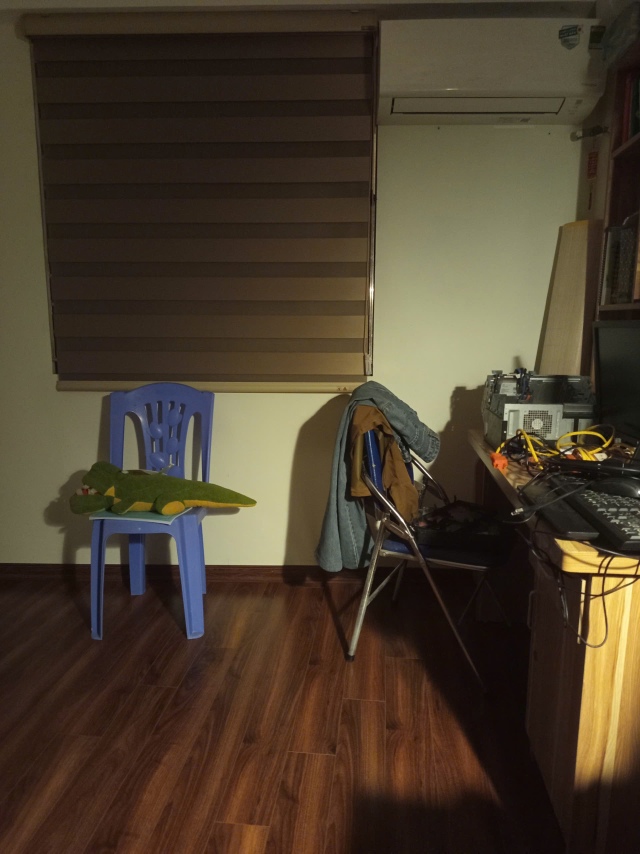
#> input picture SourceCode/TempDatas/so1.jpg, 1920 x 2560 px (shown at 1/3 size)
$ python -i stitcher_manual.py   (imports and definitions only)
#> lines starting #> are read from the running program, lines starting #| are printed output that depends on the picture
### SourceCode/ImageVisualizer.py
import matplotlib.pyplot as plt
import numpy as np
import io
from PIL import Image

class ImageVisualizer:

    def __init__(self, figsize=(10, 10)):
        self.figsize = figsize

    # [447 lines left out: functions draw_keypoints, draw_matches_manual, draw_keypoint_and_matches_unified, draw_matches_after_ransac, draw_test_match, draw_paired_keypoints and 1 more, not called in this run]

viz = ImageVisualizer()

### SourceCode/stitcher_manual.py
import numpy as np
import math
from PIL import Image
from scipy import ndimage
from scipy.spatial.distance import cdist
from ImageVisualizer import viz

class PanoramaStitcher:
    def __init__(self):
        self.process_width = 600
        self.sift_sigma = 1.6
        self.ratio_test = 0.75

    # --- UTILS ---
    # [18 lines left out: functions load_image, save_image, resize_image, not called in this run]

    def to_gray(self, img):
        """ RGB to Grayscale manually (luminosity formula) """
        return np.dot(img[...,:3], [0.2989, 0.5870, 0.1140])

    # --- MANUAL SIFT IMPLEMENTATION (Simplified) ---
    def compute_sift(self, img_gray):
        """
        A simplified SIFT:
        1. Difference of Gaussians (DoG) for keypoints
        2. Gradient Histograms for descriptors
        """
        # 1. DoG Detector
        s = 1.6
        k = 2 ** 0.5
        # Blur images
        g1 = ndimage.gaussian_filter(img_gray, s)
        g2 = ndimage.gaussian_filter(img_gray, s * k)
        g3 = ndimage.gaussian_filter(img_gray, s * k * k)

        # Difference
        dog1 = g2 - g1
        dog2 = g3 - g2

        # Find local extrema (peaks in 3x3 region) using max filter
        local_max = ndimage.maximum_filter(dog1, size=3) == dog1
        threshold = 0.03 * (dog1.max() - dog1.min())
        keypoints = np.argwhere(local_max & (np.abs(dog1) > threshold))

        # Limit keypoints for speed (Top 500 strongest)
        if len(keypoints) > 500:
            strengths = dog1[keypoints[:,0], keypoints[:,1]]
            indices = np.argsort(strengths)[-500:]
            keypoints = keypoints[indices]

        # 2. Descriptors (Simplified 128-dim vector)
        # Calculate gradients
        hy, hx = np.gradient(g1)
        magnitude = np.sqrt(hx**2 + hy**2)
        orientation = np.arctan2(hy, hx) * (180 / np.pi) % 360

        descriptors = []
        final_kps = []

        # Create 4x4 grid descriptors
        # We extract a 16x16 patch around keypoint, divide into 4x4 cells
        bin_size = 8
        for kp in keypoints:
            y, x = kp
            # Boundary check
            if y < 8 or y > img_gray.shape[0]-9 or x < 8 or x > img_gray.shape[1]-9:
                continue

            patch_mag = magnitude[y-8:y+8, x-8:x+8]
            patch_ori = orientation[y-8:y+8, x-8:x+8]

            vector = []
            # 4x4 grid cells (each cell is 4x4 pixels)
            for i in range(0, 16, 4):
                for j in range(0, 16, 4):
                    cell_mag = patch_mag[i:i+4, j:j+4]
                    cell_ori = patch_ori[i:i+4, j:j+4]

                    # 8-bin histogram for this cell
                    hist, _ = np.histogram(cell_ori, bins=8, range=(0, 360), weights=cell_mag)
                    vector.extend(hist)

            # Normalize vector (L2 norm) to handle illumination changes
            vector = np.array(vector)
            norm = np.linalg.norm(vector)
            if norm > 0: vector /= norm

            descriptors.append(vector)
            final_kps.append([x, y]) # Store as X, Y

        return np.array(final_kps), np.array(descriptors)


    # --- MANUAL MATCHING ---
    # [249 lines left out: functions match_features, find_homography_ransac, warp_perspective_manual, crop_borders, stitch_pair, stitch, not called in this run]

>>> import cv2
>>> picture = cv2.imread('TempDatas/so1.jpg', cv2.IMREAD_GRAYSCALE)
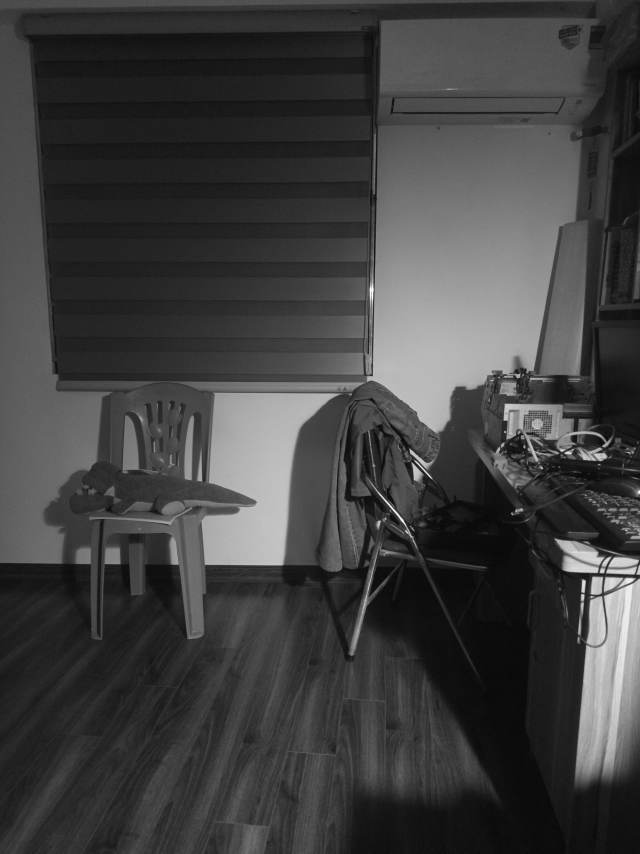
#> picture: shape (2560, 1920) (shown at 1/3 size); min 4, max 255, mean 64.2
>>> result = PanoramaStitcher().compute_sift(picture)
#> in compute_sift, `dog1 = g2 - g1`:
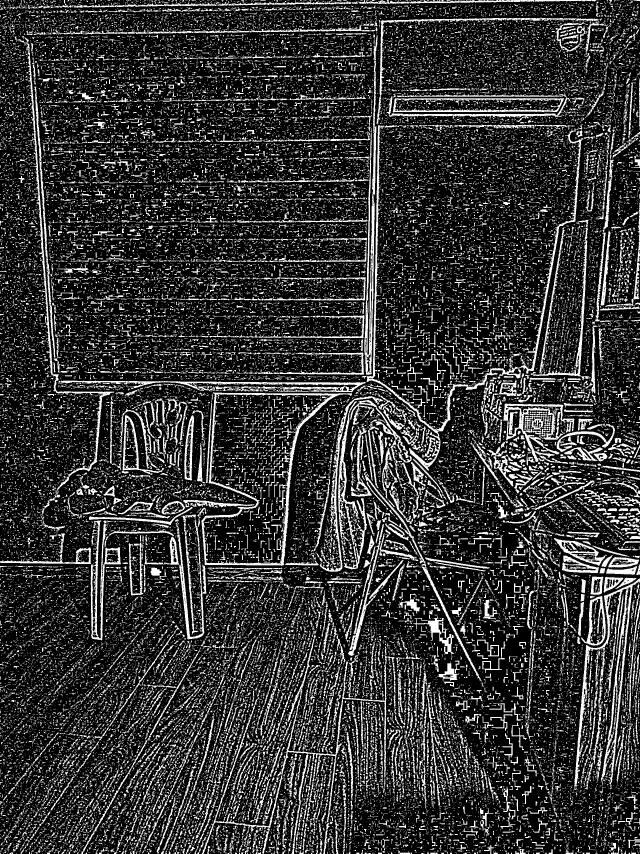
#> dog1: shape (2560, 1920) (shown at 1/3 size); min 0, max 255, mean 51.3
#> in compute_sift, `dog2 = g3 - g2`:
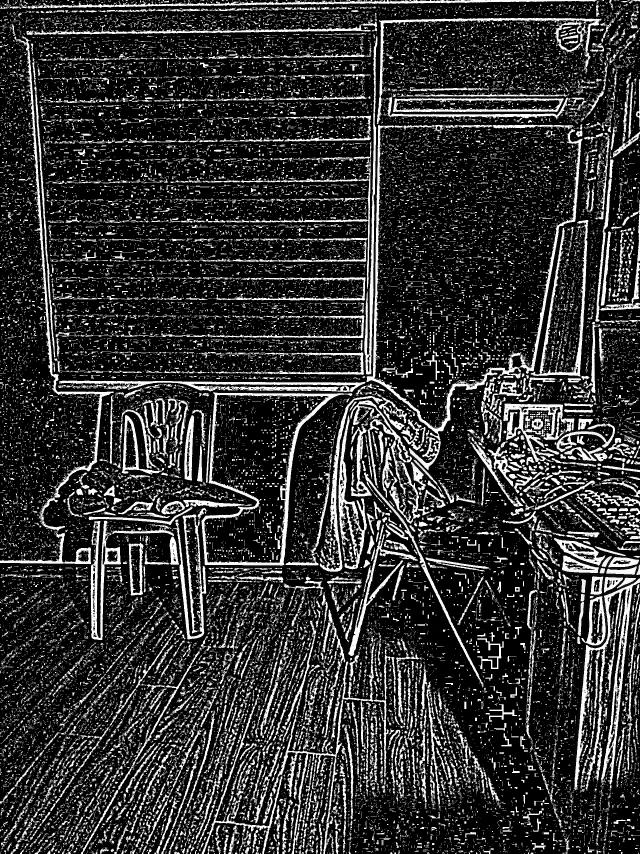
#> dog2: shape (2560, 1920) (shown at 1/3 size); min 0, max 255, mean 49.8
#> in compute_sift, `local_max = ndimage.maximum_filter(dog1, size=3) == dog1`:
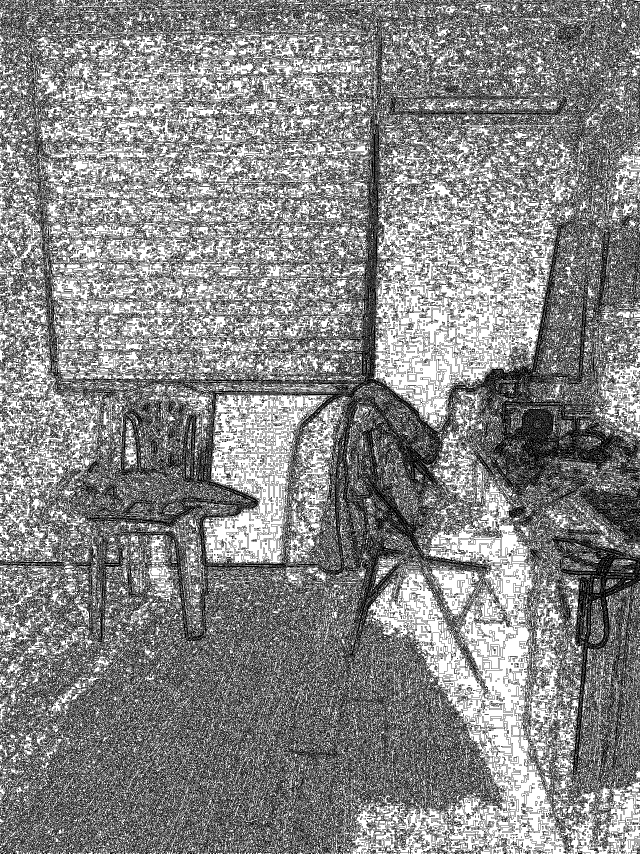
#> local_max: shape (2560, 1920) bool (shown at 1/3 size); 52.7% white; black in thin lines or dots
#> in compute_sift, `threshold = 0.03 * (dog1.max() - dog1.min())`: threshold = 7.65
#> in compute_sift, `keypoints = np.argwhere(local_max & (np.abs(dog1) > threshold))`: keypoints = 789342 pairs, first value 0 to 2559, second value 0 to 1919
#> in compute_sift, `indices = np.argsort(strengths)[-500:]`: indices = 500 values, max 789341 at index 499, min 262652 at index 309, mean 264010.8
#> in compute_sift, `keypoints = keypoints[indices]`: keypoints = 500 pairs, first value 902 to 2559, second value 12 to 1914
#> in compute_sift, `hy, hx = np.gradient(g1)`:
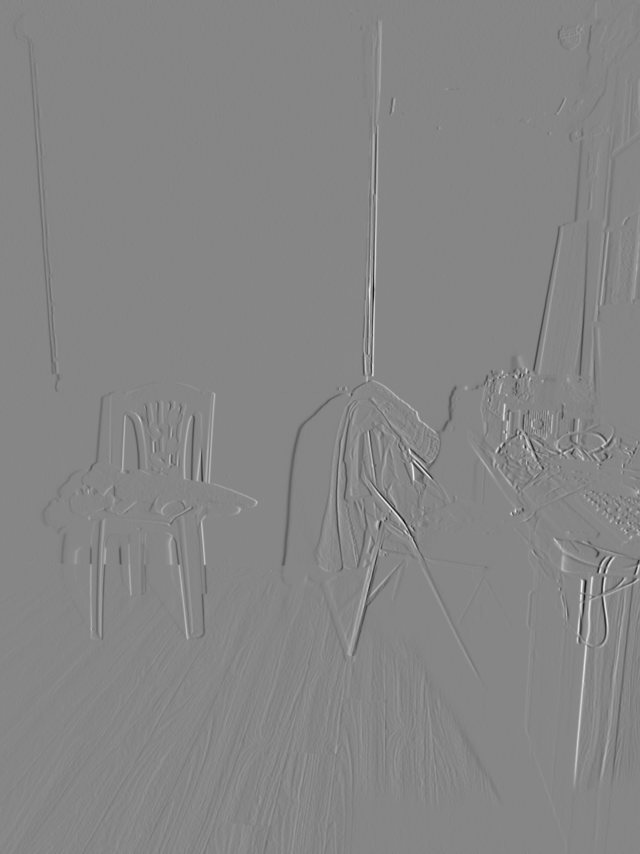
#> hx: shape (2560, 1920) float64 (shown at 1/3 size); min -40, max 36, mean 0; drawn with min black and max white
#> in compute_sift, `magnitude = np.sqrt(hx**2 + hy**2)`:
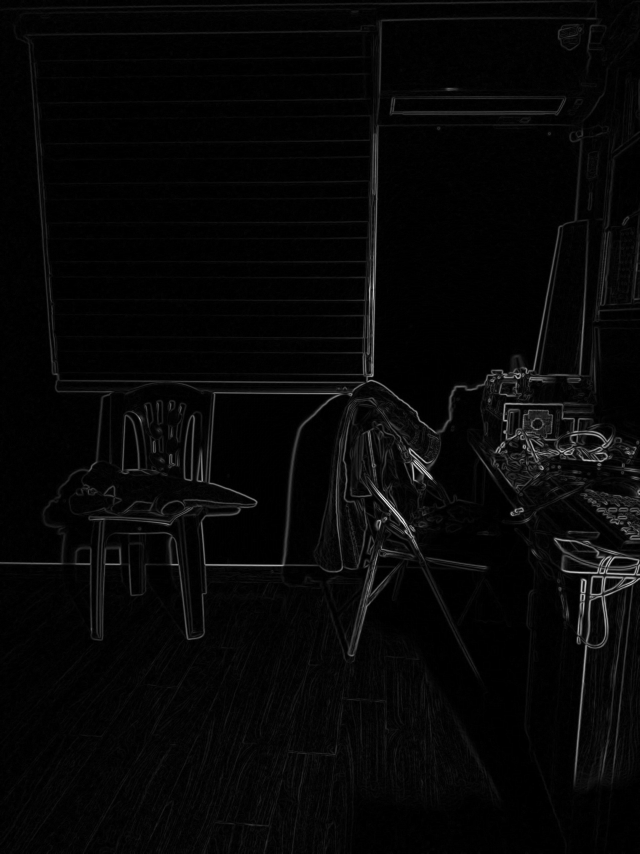
#> magnitude: shape (2560, 1920) float64 (shown at 1/3 size); min 0, max 43.84, mean 1.2; drawn with min black and max white
#> in compute_sift, `orientation = np.arctan2(hy, hx) * (180 / np.pi) % 360`:
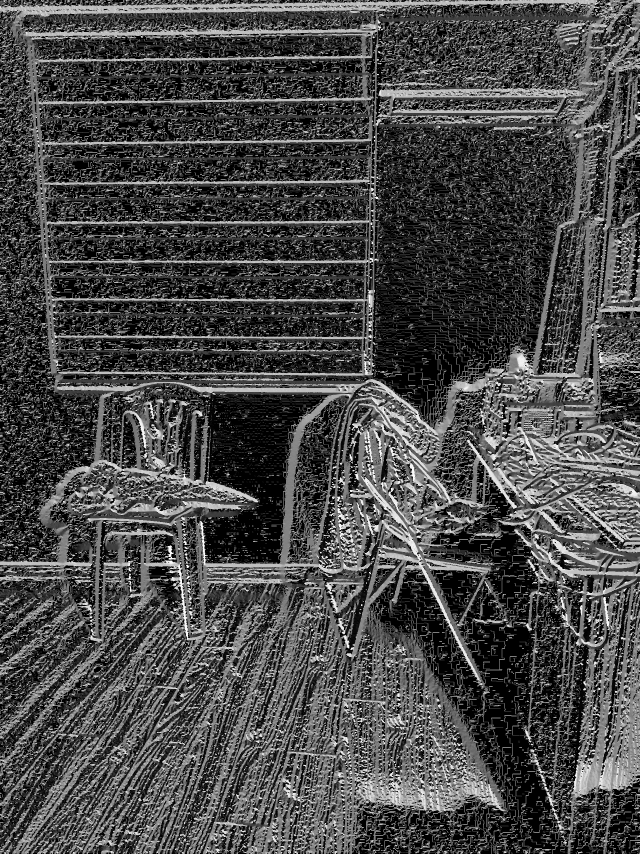
#> orientation: shape (2560, 1920) float64 (shown at 1/3 size); min 0, max 359.2, mean 102.9; drawn with min black and max white
#> the loop in compute_sift, `for kp in keypoints:` made 500 passes
#> (y, x, norm) on passes 1 to 3: (905, 1540, 16.54), (906, 246, 33.38), (906, 194, 33.57)
#> after the loop in compute_sift, `for kp in keypoints:`: descriptors = 499 items; final_kps = 499 pairs, first value 12 to 1900, second value 902 to 906

$ run again, on SourceCode/TempDatas/so2.jpg
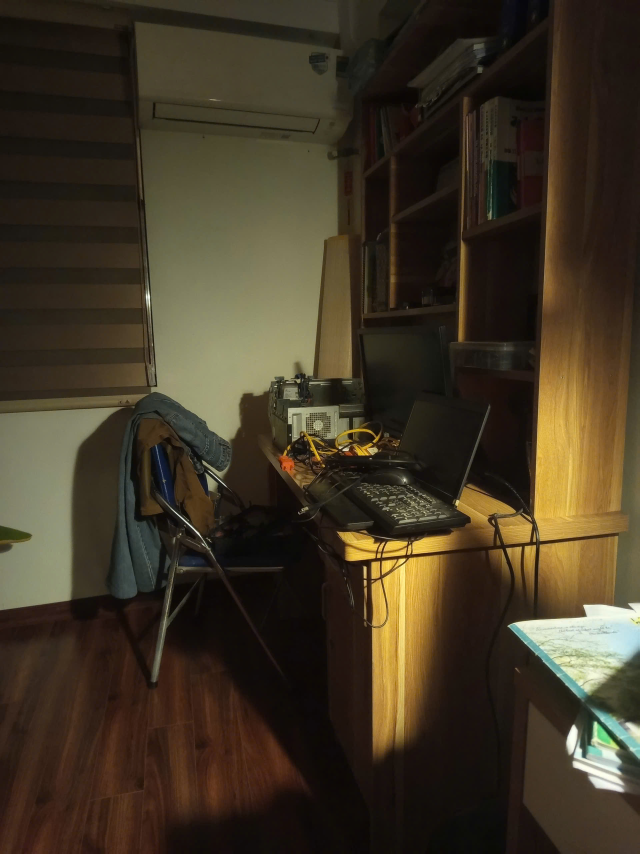
#> input picture SourceCode/TempDatas/so2.jpg, 1920 x 2560 px (shown at 1/3 size)
#> in compute_sift, `local_max = ndimage.maximum_filter(dog1, size=3) == dog1`:
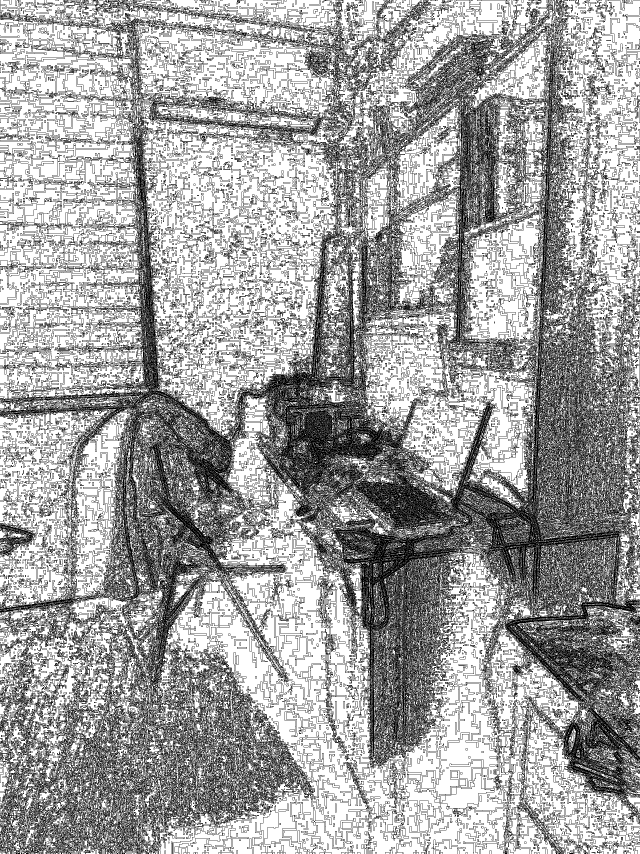
#> local_max: shape (2560, 1920) bool (shown at 1/3 size); 63.5% white; black in thin lines or dots
#> threshold = 7.65
#> in compute_sift, `keypoints = np.argwhere(local_max & (np.abs(dog1) > threshold))`: keypoints = 781130 pairs, first value 0 to 2559, second value 0 to 1919
#> indices = 500 values, max 781129 at index 499, min 260495 at index 241, mean 261836.4
#> in compute_sift, `keypoints = keypoints[indices]`: keypoints = 500 pairs, first value 847 to 2559, second value 0 to 1919
#> in compute_sift, `orientation = np.arctan2(hy, hx) * (180 / np.pi) % 360`:
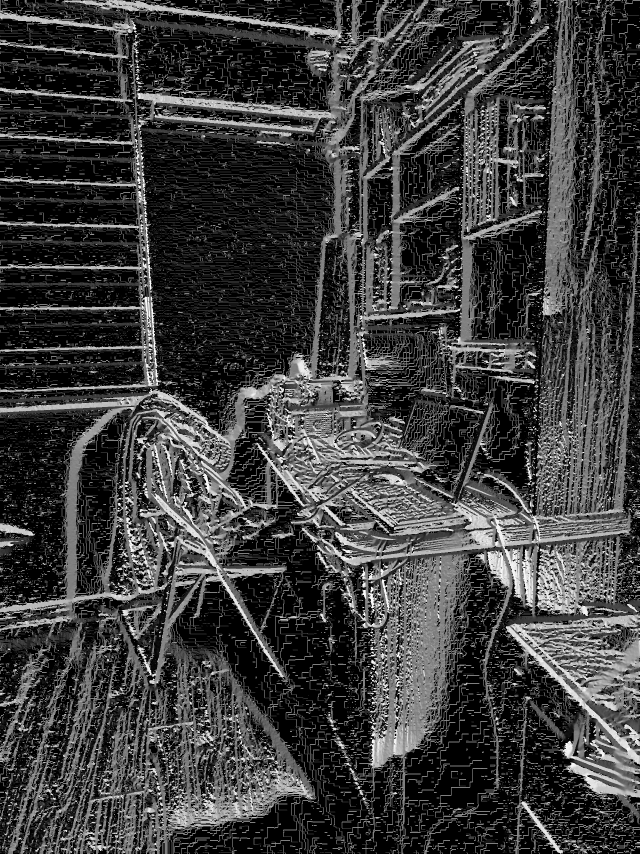
#> orientation: shape (2560, 1920) float64 (shown at 1/3 size); min 0, max 359.2, mean 86.4; drawn with min black and max white
#> the loop in compute_sift, `for kp in keypoints:` made 500 passes
#> (y, x, norm) on passes 1 to 3: (850, 526, 8.12), (850, 176, 36.02), (850, 175, 36.26)
#> after the loop in compute_sift, `for kp in keypoints:`: descriptors = 493 items; final_kps = 493 pairs, first value 22 to 1876, second value 847 to 850

$ run again, on SourceCode/TempDatas/so2Xoay.jpg
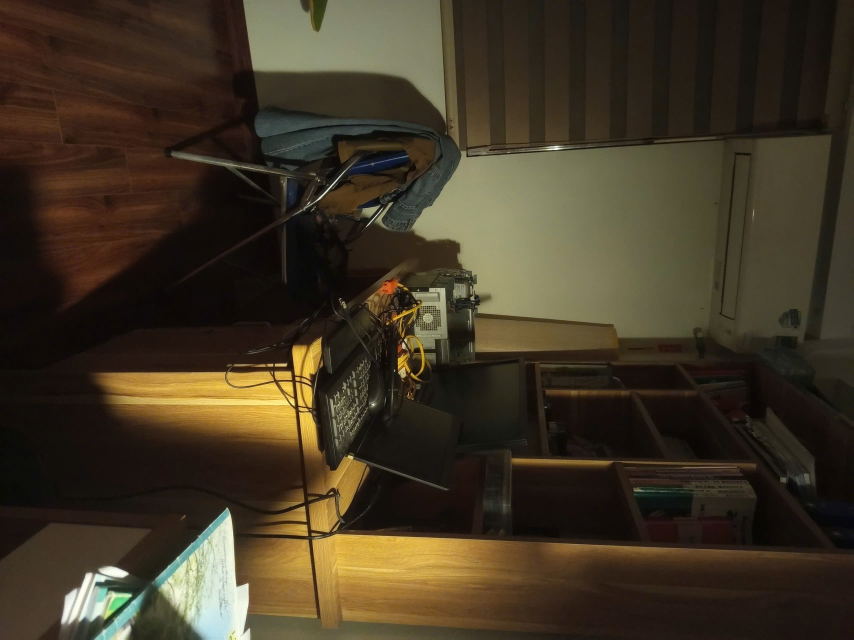
#> input picture SourceCode/TempDatas/so2Xoay.jpg, 2560 x 1920 px (shown at 1/3 size)
#> in compute_sift, `local_max = ndimage.maximum_filter(dog1, size=3) == dog1`:
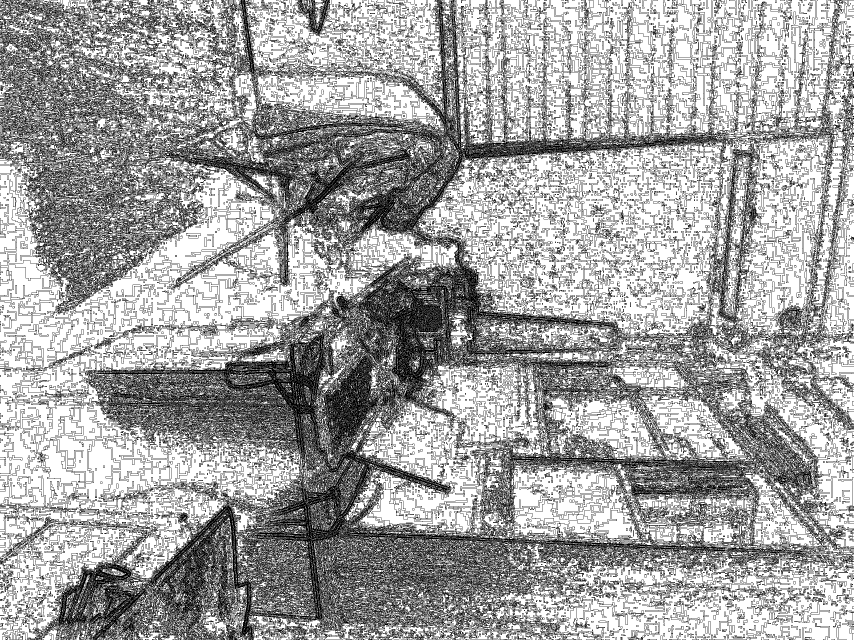
#> local_max: shape (1920, 2560) bool (shown at 1/3 size); 63.9% white; black in thin lines or dots
#> threshold = 7.65
#> in compute_sift, `keypoints = np.argwhere(local_max & (np.abs(dog1) > threshold))`: keypoints = 786582 pairs, first value 0 to 1919, second value 0 to 2559
#> indices = 500 values, max 786581 at index 499, min 264212 at index 119, mean 265562.7
#> in compute_sift, `keypoints = keypoints[indices]`: keypoints = 500 pairs, first value 649 to 1919, second value 22 to 2559
#> in compute_sift, `orientation = np.arctan2(hy, hx) * (180 / np.pi) % 360`:
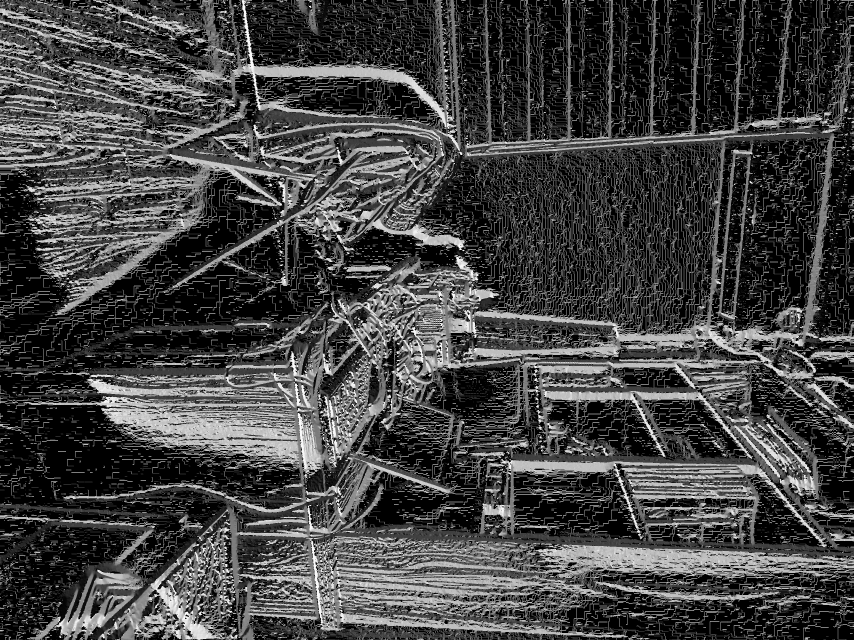
#> orientation: shape (1920, 2560) float64 (shown at 1/3 size); min 0, max 359.2, mean 95.1; drawn with min black and max white
#> the loop in compute_sift, `for kp in keypoints:` made 500 passes
#> (kp, x, norm) on passes 1 to 3: ([651, 760], 760, 9.62), ([651, 1238], 1238, 139.8), ([651, 1235], 1235, 139.7)
#> after the loop in compute_sift, `for kp in keypoints:`: descriptors = 499 items; final_kps = 499 pairs, first value 22 to 2548, second value 649 to 651
